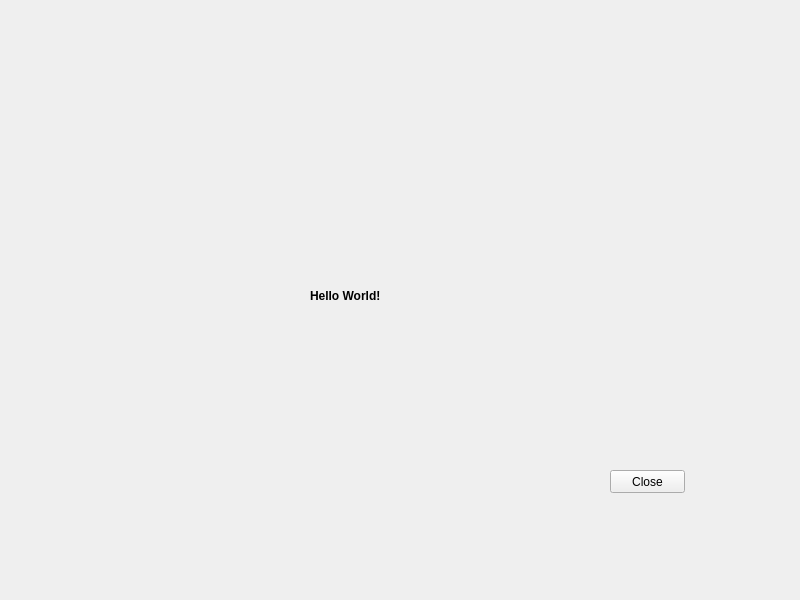
<?xml version="1.0" encoding="UTF-8"?>
<ui version="4.0">
 <class>Widget</class>
 <widget class="QWidget" name="Widget">
  <property name="geometry">
   <rect>
    <x>0</x>
    <y>0</y>
    <width>800</width>
    <height>600</height>
   </rect>
  </property>
  <property name="windowTitle">
   <string>Widget</string>
  </property>
  <widget class="QLabel" name="label">
   <property name="geometry">
    <rect>
     <x>310</x>
     <y>270</y>
     <width>81</width>
     <height>51</height>
    </rect>
   </property>
   <property name="font">
    <font>
     <weight>75</weight>
     <italic>false</italic>
     <bold>true</bold>
     <underline>false</underline>
     <strikeout>false</strikeout>
     <kerning>true</kerning>
    </font>
   </property>
   <property name="text">
    <string>Hello World!</string>
   </property>
  </widget>
  <widget class="QPushButton" name="butClose">
   <property name="geometry">
    <rect>
     <x>610</x>
     <y>470</y>
     <width>75</width>
     <height>23</height>
    </rect>
   </property>
   <property name="text">
    <string>Close</string>
   </property>
  </widget>
 </widget>
 <resources/>
 <connections>
  <connection>
   <sender>butClose</sender>
   <signal>clicked()</signal>
   <receiver>Widget</receiver>
   <slot>close()</slot>
   <hints>
    <hint type="sourcelabel">
     <x>647</x>
     <y>481</y>
    </hint>
    <hint type="destinationlabel">
     <x>399</x>
     <y>299</y>
    </hint>
   </hints>
  </connection>
 </connections>
</ui>
